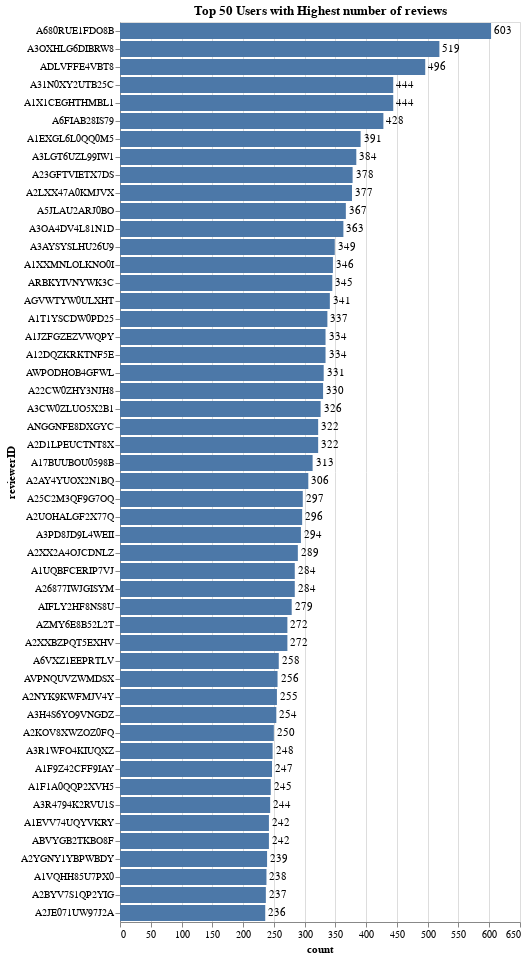

Notebook code for this chart:
### Code cell
# usr = data.groupby('reviewerID').size().reset_index()
# usr.columns = ['reviewerID','count']
# usr = usr.sort_values('count', ascending=False)
bars = alt.Chart(usr.iloc[:50,:]).mark_bar().encode(
    x='count:Q',
    y=alt.Y('reviewerID', sort='-x')
)
text = bars.mark_text(
    align='left',
    baseline='middle',
    dx=3  # Nudges text to right so it doesn't appear on top of the bar
).encode(
    text='count:Q'
)
(bars + text).properties(title='Top 50 Users with Highest number of reviews' ,height=900)

### Figure 1 — Vega-Lite specification as saved in the notebook (floating-point values rounded to 4 significant figures)
{"config": {"view": {"continuousWidth": 400, "continuousHeight": 300}}, "layer": [{"mark": "bar", "encoding": {"x": {"field": "count", "type": "quantitative"}, "y": {"field": "reviewerID", "sort": "-x", "type": "nominal"}}}, {"mark": {"type": "text", "align": "left", "baseline": "middle", "dx": 3}, "encoding": {"text": {"field": "count", "type": "quantitative"}, "x": {"field": "count", "type": "quantitative"}, "y": {"field": "reviewerID", "sort": "-x", "type": "nominal"}}}], "data": {"name": "data-981a2fc678871617a71c05690fc1d3f0"}, "height": 900, "title": "Top 50 Users with Highest number of reviews", "$schema": "https://vega.github.io/schema/vega-lite/v4.17.0.json", "datasets": {"data-981a2fc678871617a71c05690fc1d3f0": [{"reviewerID": "A680RUE1FDO8B", "count": 603}, {"reviewerID": "A3OXHLG6DIBRW8", "count": 519}, {"reviewerID": "ADLVFFE4VBT8", "count": 496}, {"reviewerID": "A31N0XY2UTB25C", "count": 444}, {"reviewerID": "A1X1CEGHTHMBL1", "count": 444}, {"reviewerID": "A6FIAB28IS79", "count": 428}, {"reviewerID": "A1EXGL6L0QQ0M5", "count": 391}, {"reviewerID": "A3LGT6UZL99IW1", "count": 384}, {"reviewerID": "A23GFTVIETX7DS", "count": 378}, {"reviewerID": "A2LXX47A0KMJVX", "count": 377}, {"reviewerID": "A5JLAU2ARJ0BO", "count": 367}, {"reviewerID": "A3OA4DV4L81N1D", "count": 363}, {"reviewerID": "A3AYSYSLHU26U9", "count": 349}, {"reviewerID": "A1XXMNLOLKNO0I", "count": 346}, {"reviewerID": "ARBKYIVNYWK3C", "count": 345}, {"reviewerID": "AGVWTYW0ULXHT", "count": 341}, {"reviewerID": "A1T1YSCDW0PD25", "count": 337}, {"reviewerID": "A1JZFGZEZVWQPY", "count": 334}, {"reviewerID": "A12DQZKRKTNF5E", "count": 334}, {"reviewerID": "AWPODHOB4GFWL", "count": 331}, {"reviewerID": "A22CW0ZHY3NJH8", "count": 330}, {"reviewerID": "A3CW0ZLUO5X2B1", "count": 326}, {"reviewerID": "ANGGNFE8DXGYC", "count": 322}, {"reviewerID": "A2D1LPEUCTNT8X", "count": 322}, {"reviewerID": "A17BUUBOU0598B", "count": 313}, {"reviewerID": "A2AY4YUOX2N1BQ", "count": 306}, {"reviewerID": "A25C2M3QF9G7OQ", "count": 297}, {"reviewerID": "A2UOHALGF2X77Q", "count": 296}, {"reviewerID": "A3PD8JD9L4WEII", "count": 294}, {"reviewerID": "A2XX2A4OJCDNLZ", "count": 289}, {"reviewerID": "A1UQBFCERIP7VJ", "count": 284}, {"reviewerID": "A26877IWJGISYM", "count": 284}, {"reviewerID": "AIFLY2HF8NS8U", "count": 279}, {"reviewerID": "AZMY6E8B52L2T", "count": 272}, {"reviewerID": "A2XXBZPQT5EXHV", "count": 272}, {"reviewerID": "A6VXZ1EEPRTLV", "count": 258}, {"reviewerID": "AVPNQUVZWMDSX", "count": 256}, {"reviewerID": "A2NYK9KWFMJV4Y", "count": 255}, {"reviewerID": "A3H4S6YO9VNGDZ", "count": 254}, {"reviewerID": "A2KOV8XWZOZ0FQ", "count": 250}, {"reviewerID": "A3R1WFO4KIUQXZ", "count": 248}, {"reviewerID": "A1F9Z42CFF9IAY", "count": 247}, {"reviewerID": "A1F1A0QQP2XVH5", "count": 245}, {"reviewerID": "A3R4794K2RVU1S", "count": 244}, {"reviewerID": "A1EVV74UQYVKRY", "count": 242}, {"reviewerID": "ABVYGB2TKBO8F", "count": 242}, {"reviewerID": "A2YGNY1YBPWBDY", "count": 239}, {"reviewerID": "A1VQHH85U7PX0", "count": 238}, {"reviewerID": "A2BYV7S1QP2YIG", "count": 237}, {"reviewerID": "A2JE071UW97J2A", "count": 236}]}}
